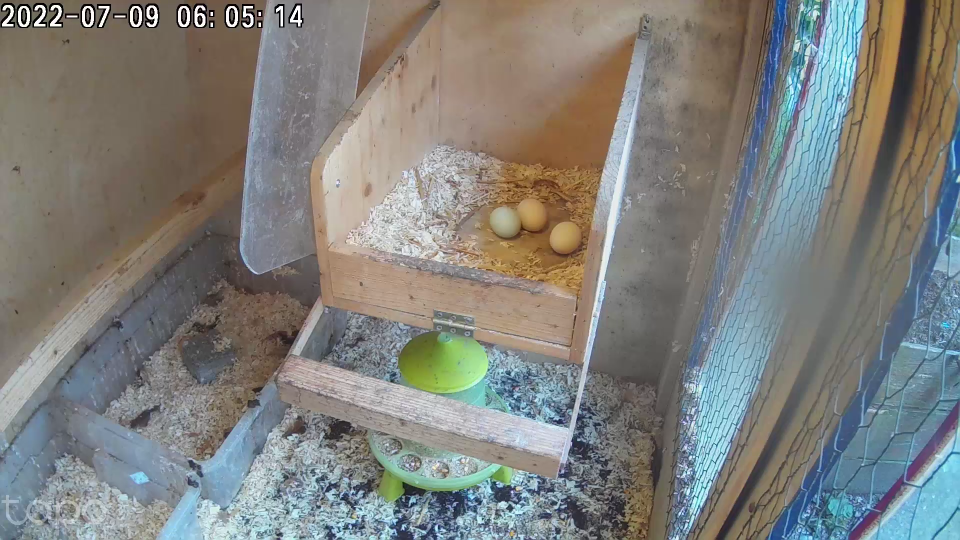
#> input picture experiments/0-test-images/brightsample01.tiff, 1920 x 1080 px (shown at 1/2 size)
$ python edgeDectionTestImage.py
#> lines starting #> are read from the running program, lines starting #| are printed output that depends on the picture
#> further down, frame is the input picture: shape (1080, 1920, 3); mean B, G, R 124.1, 128, 127.6
# Canny Edge Detection
# zur Ermoeglichung der Bachelorarbeit

# Kantenerkennung von Eiern innerhalb
# des Eiernests

# geschrieben von Benjamin H.
# Studiengang: Informatik - Software & Information Engineering
# 6. Semester - Sommersemester 2022

import cv2

blur_strength = 1
hysteresis_threshold = 1
threshold_value = 0

# Trackbar Value Change for Blur Value
def on_blur_change(value):

  if (value % 2 != 1):
    return

  global blur_strength
  blur_strength = value

# Trackbar Value Change for Binary Thresholding
def on_threshold_change(value):

  global threshold_value
  threshold_value = value

# Trackbar Value Change for Canny Hysteresis Value
def on_hysteresis_change(value):
  global hysteresis_threshold
  hysteresis_threshold = value

# Function for value changes
def changeImageByTrackbarValue(frame):

  frame = cv2.resize(frame, (427, 240))
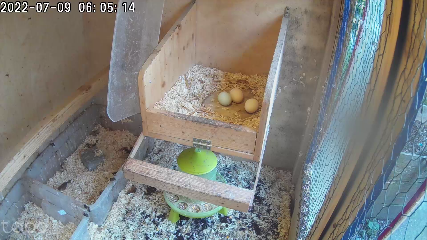
#> frame: shape (240, 427, 3); mean of channels 0, 1, 2 124.1, 127.9, 127.5; drawn as B, G, R

  # Remove unnecessary patterns that could distort the detection
  frame = cv2.cvtColor(frame, cv2.COLOR_BGR2GRAY)
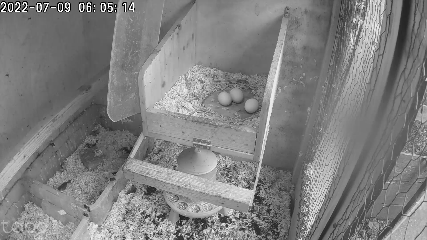
#> frame: shape (240, 427); min 0, max 255, mean 127.3
  frame = cv2.GaussianBlur(frame, (blur_strength,blur_strength), 1)
  # _, frame = cv2.threshold(frame, threshold_value, 255, cv2.THRESH_BINARY)
  frame = cv2.Canny(frame, hysteresis_threshold, hysteresis_threshold)
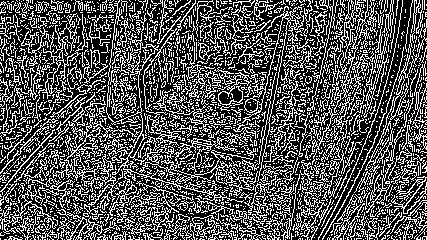
#> frame: shape (240, 427); 33.4% white in thin lines or dots

  return frame

# Read Image and prepare the window
frame = cv2.imread("../0-test-images/brightsample01.tiff")
cv2.namedWindow("Edge Detection", cv2.WINDOW_AUTOSIZE)

# Embed trackbars into window
cv2.createTrackbar("Blur", "Edge Detection", 1, 50, on_blur_change)
cv2.createTrackbar("Hyst.", "Edge Detection", 1, 250, on_hysteresis_change)
cv2.createTrackbar("Thresh", "Edge Detection", 1, 255, on_threshold_change)

# While Loop for Value Changes and exiting the program
while True:

  frame_copy = changeImageByTrackbarValue(frame)
  cv2.imshow("Edge Detection", frame_copy)

  if cv2.waitKey(1) & 0xFF == ord('q'):
#> (key q is pressed here)
    break

cv2.destroyAllWindows()
exit()
#> (the program exits here)

$ run again, with experiments/0-test-images/brightsample02.tiff copied over experiments/0-test-images/brightsample01.tiff
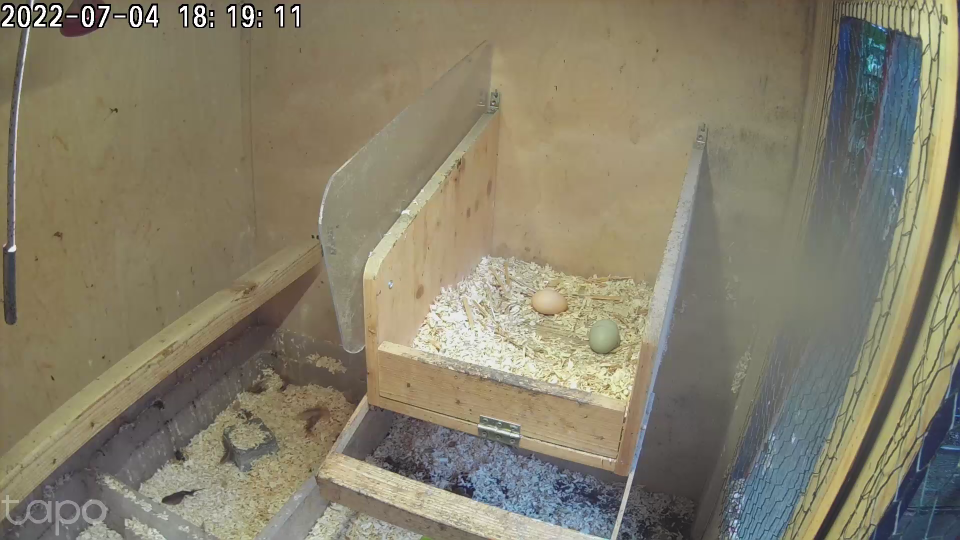
#> input picture experiments/0-test-images/brightsample02.tiff, 1920 x 1080 px (shown at 1/2 size)
#> frame is the input picture: shape (1080, 1920, 3); mean B, G, R 106.8, 127.3, 133.6
#> in changeImageByTrackbarValue, `frame = cv2.cvtColor(frame, cv2.COLOR_BGR2GRAY)`:
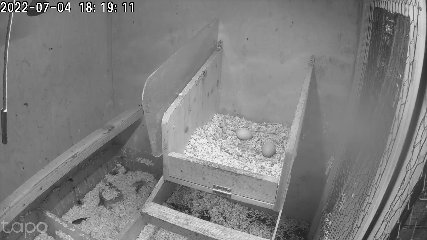
#> frame: shape (240, 427); min 0, max 255, mean 126.7
#> in changeImageByTrackbarValue, `frame = cv2.Canny(frame, hysteresis_threshold, hysteresis_threshold)`:
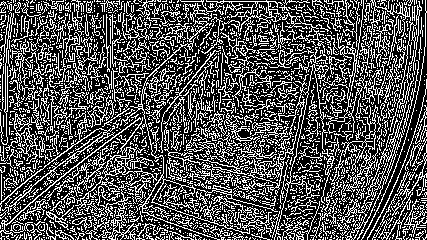
#> frame: shape (240, 427); 32.7% white in thin lines or dots

$ run again, with experiments/0-test-images/sample01.tiff copied over experiments/0-test-images/brightsample01.tiff
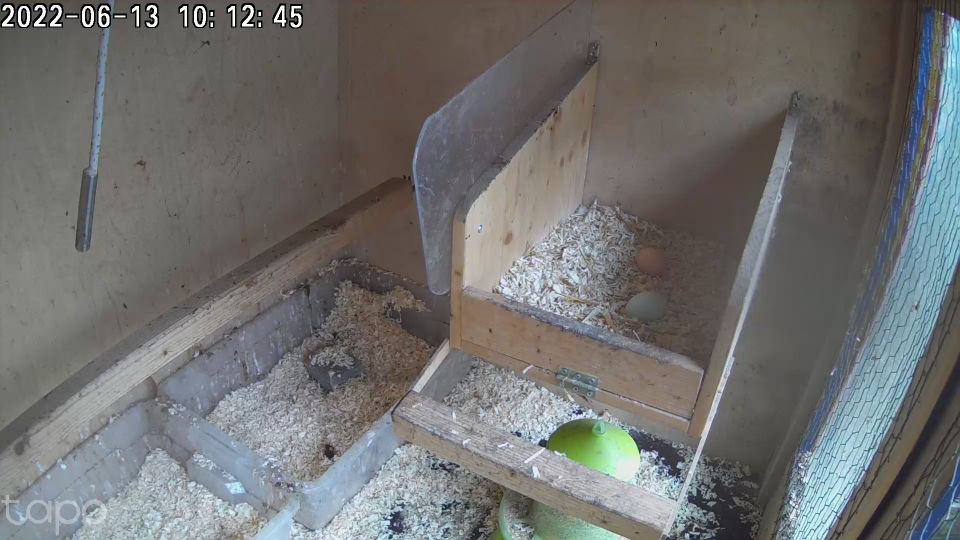
#> input picture experiments/0-test-images/sample01.tiff, 1920 x 1080 px (shown at 1/2 size)
#> frame is the input picture: shape (1080, 1920, 3); mean B, G, R 111, 111.8, 112
#> in changeImageByTrackbarValue, `frame = cv2.cvtColor(frame, cv2.COLOR_BGR2GRAY)`:
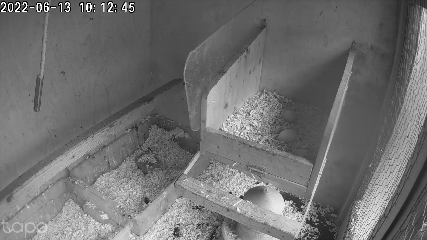
#> frame: shape (240, 427); min 0, max 255, mean 111.7
#> in changeImageByTrackbarValue, `frame = cv2.Canny(frame, hysteresis_threshold, hysteresis_threshold)`:
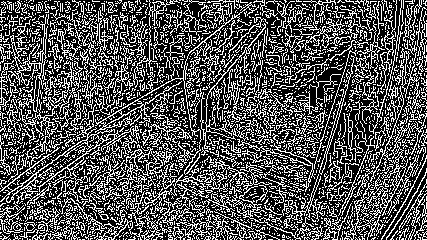
#> frame: shape (240, 427); 33.2% white in thin lines or dots
